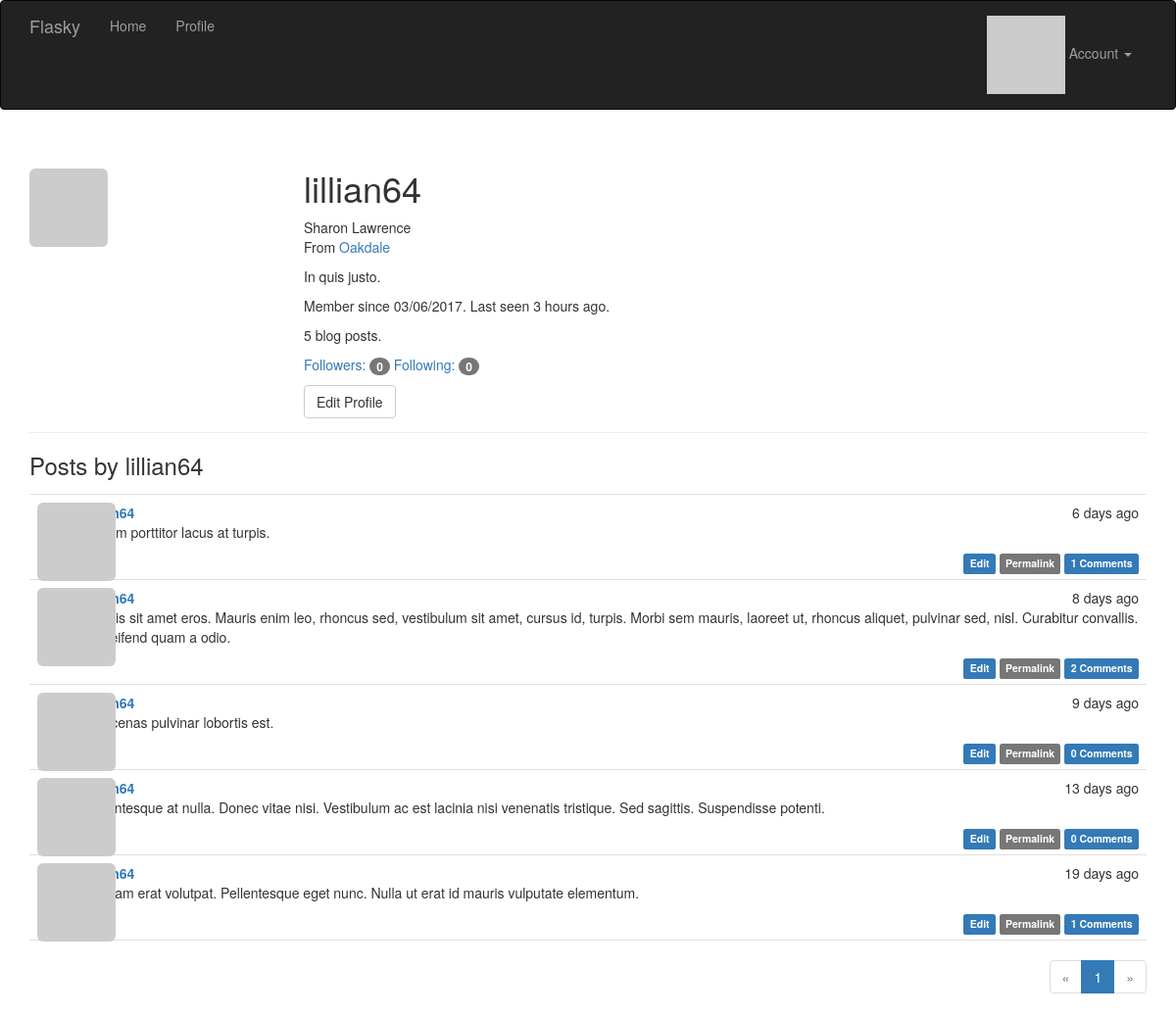
The app's page /user/lillian64 (signed in) with its own data.
### app/models.py (models this page shows, shortened)
class User(UserMixin,db.Model):
    __tablename__ = 'users'
    id = db.Column(db.Integer, primary_key=True)
    email = db.Column(db.String(64),unique=True,index=True)
    username = db.Column(db.String(64), unique=True, index=True)
    password_hash = db.Column(db.String(128))
    role_id = db.Column(db.Integer, db.ForeignKey('roles.id'))  # 定义外键
    confirmed = db.Column(db.Boolean,default=False) # 用户是否验证
    name = db.Column(db.String(64))
    location = db.Column(db.String(64)) # 所在地
    about_me = db.Column(db.Text()) # 个人简介，Text类型不需要指定长度
    member_since = db.Column(db.DateTime(),default=datetime.utcnow) # 注册时间，utcnow是一个函数
    last_seen = db.Column(db.DateTime(),default=datetime.utcnow)    # 最后访问时间
    avatar_hash = db.Column(db.String(32))  # 用户Gravatar头像hash值
    posts = db.relationship('Post',backref='author',lazy='dynamic')
    comments = db.relationship('Comment',backref='author',lazy='dynamic')
    followed = db.relationship('Follow',foreign_keys=[Follow.follower_id],
                               backref=db.backref('follower',lazy='joined'),
                               lazy='dynamic',cascade='all,delete-orphan')
    followers = db.relationship('Follow',foreign_keys=[Follow.followed_id],
                               backref = db.backref('followed',lazy='joined'),
                               lazy = 'dynamic',cascade='all,delete-orphan')
    @property
    def password(self):
        raise AttributeError('password is not a readable attribute')
    def can(self, permissions):
        return self.role is not None and \
            (self.role.permissions & permissions) == permissions
    def is_administrator(self):
        return self.can(Permission.ADMINISTER)
    def ping(self):
        self.last_seen = datetime.utcnow()
        db.session.add(self)
    def gravatar(self,size=100,default='identicon',rating='g'):
        if request.is_secure:
            url = 'https://secure.gravatar.com/avatar'
        else:
            url = 'http://www.gravatar.com/avatar'
        hash = self.avatar_hash or hashlib.md5(self.email.encode('utf-8')).hexdigest()
        return '{url}/{hash}?s={size}&d={default}&r={rating}'.format(
                url=url, hash=hash, size=size, default=default, rating=rating)

class Post(db.Model):
    __tablename__ = 'posts'
    id = db.Column(db.Integer,primary_key=True)
    body = db.Column(db.Text)
    timestamp = db.Column(db.DateTime,index=True,default=datetime.utcnow)
    author_id = db.Column(db.Integer,db.ForeignKey('users.id'))
    body_html = db.Column(db.Text)  # Markdown文本的HTML缓存
    comments = db.relationship('Comment',backref='post',lazy='dynamic')

### app/main/views.py (the view)
@main.route('/user/<username>')
def user(username):
    user = User.query.filter_by(username=username).first_or_404()
    page = request.args.get('page', 1, type=int)
    pagination = user.posts.order_by(Post.timestamp.desc()).paginate(
        page, per_page=current_app.config['FLASKY_POSTS_PER_PAGE'],
        error_out=False)
    posts = pagination.items
    return render_template('user.html', user=user, posts=posts,
                           pagination=pagination)

### app/auth/views.py (called while the page is built)
@auth.before_app_request
def before_request():
    if current_user.is_authenticated:
        current_user.ping()
        if  not current_user.confirmed\
            and request.endpoint[:5]!='auth.'\
            and request.endpoint!='static':
                return redirect(url_for('auth.unconfirmed'))

### app/main/__init__.py (called while the page is built)
@main.app_context_processor
def inject_permissions():
    return dict(Permission=Permission)

### app/models.py (called while the page is built)
@login_manager.user_loader
def load_user(user_id):
    return User.query.get(int(user_id)) #加载用户的回调函数接收以 Unicode 字符串形式表示的用户标识符

### app/templates/user.html (shortened to what this page needs)
{% extends "base.html" %}
{% import "_macros.html" as macros %}
{% block page_content %}
<div class="page-header">
    <img class="img-rounded profile-thumbnail" src="{{ user.gravatar(size=256) }}">
    <div class="profile-header">
        <h1>{{ user.username }}</h1>
        {% if user.name or user.location %}
        <p>
            {% if user.name %}{{ user.name }}<br>{% endif %}
            {% if user.location %}
                From <a href="http://maps.google.com/?q={{ user.location }}">{{ user.location }}</a><br>
            {% endif %}
        </p>
        {% endif %}
        {% if user.about_me %}<p>{{ user.about_me }}</p>{% endif %}
        <p>Member since {{ moment(user.member_since).format('L') }}.
            Last seen {{ moment(user.last_seen).fromNow() }}.</p>
        <p>{{ user.posts.count() }} blog posts.</p>
        <p>
            <a href="{{ url_for('.followers', username=user.username) }}">Followers:
                <span class="badge">{{ user.followers.count() - 1 }}</span>
            </a>
            <a href="{{ url_for('.followed_by', username=user.username) }}">Following:
                <span class="badge">{{ user.followed.count() - 1 }}</span>
            </a>
        </p>
        <p>
            {% if user == current_user %}
            <a class="btn btn-default" href="{{ url_for('.edit_profile') }}">Edit Profile</a>
            {% endif %}
        </p>
    </div>
</div>
<h3>Posts by {{ user.username }}</h3>
{% include '_posts.html' %}
{% if pagination %}
<div class="pagination">
    {{ macros.pagination_widget(pagination, '.user', username=user.username) }}
</div>
{% endif %}
{% endblock %}

### app/templates/base.html (shortened to what this page needs)
{% extends "bootstrap/base.html" %}
{% block head %}
{{ super() }}
<link rel="stylesheet" type="text/css" href="{{ url_for('static', filename='styles.css') }}">
{% endblock %}
{% block navbar %}
<div class="navbar navbar-inverse" role="navigation">
    <div class="container">
        <div class="navbar-header">
            <a class="navbar-brand" href="{{ url_for('main.index') }}">Flasky</a>
        </div>
        <div class="navbar-collapse collapse">
            <ul class="nav navbar-nav">
                <li><a href="{{ url_for('main.index') }}">Home</a></li>
                {% if current_user.is_authenticated %}
                <li><a href="{{ url_for('main.user', username=current_user.username) }}">Profile</a></li>
                {% endif %}
            </ul>
            <ul class="nav navbar-nav navbar-right">
                {% if current_user.is_authenticated %}
                <li class="dropdown">
                    <a href="#" class="dropdown-toggle" data-toggle="dropdown">
                        <img src="{{ current_user.gravatar(size=18) }}">
                        Account <b class="caret"></b>
                    </a>
                </li>
                {% else %}
                <li><a href="{{ url_for('auth.login') }}">Log In</a></li>
                {% endif %}
            </ul>
        </div>
    </div>
</div>
{% endblock %}
{% block content %}
<div class="container">
    {% block page_content %}{% endblock %}
</div>
{% endblock %}

### app/templates/_macros.html
{% macro pagination_widget(pagination, endpoint) %}
<ul class="pagination">
    <li{% if not pagination.has_prev %} class="disabled"{% endif %}>
        <a href="
            {% if pagination.has_prev %}{{ url_for(endpoint, page=pagination.prev_num, **kwargs) }}
            {% else %}#{% endif %}">
            &laquo;
        </a>
    </li>
    {% for p in pagination.iter_pages() %}
        {% if p %}
            {% if p == pagination.page %}
            <li class="active">
                <a href="{{ url_for(endpoint, page = p, **kwargs) }}">{{ p }}</a>
            </li>
            {% else %}
            <li>
                <a href="{{ url_for(endpoint, page = p, **kwargs) }}">{{ p }}</a>
            </li>
            {% endif %}
        {% else %}
        <li class="disabled"><a href="#">&hellip;</a></li>
        {% endif %}
    {% endfor %}
    <li{% if not pagination.has_next %} class="disabled"{% endif %}>
        <a href="
            {% if pagination.has_next %}{{ url_for(endpoint, page=pagination.next_num, **kwargs) }}
            {% else %}#{% endif %}">
            &raquo;
        </a>
    </li>
</ul>
{% endmacro %}

### app/templates/_posts.html
<ul class="posts">
    {% for post in posts %}
    <li class="post">
        <div class="post-thumbnail">
            <a href="{{ url_for('.user', username=post.author.username) }}">
                <img class="img-rounded profile-thumbnail" src="{{ post.author.gravatar(size=40) }}">
            </a>
        </div>
        <div class="post-content">
            <div class="post-date">{{ moment(post.timestamp).fromNow() }}</div>
            <div class="post-author">
                <a href="{{ url_for('.user', username=post.author.username) }}">{{ post.author.username }}</a>
            </div>
            <div class="post-body">
                {% if post.body_html %}
                    {{ post.body_html | safe }}
                {% else %}
                    {{ post.body }}
                {% endif %}
            </div>
            <div class="post-footer">
                {% if current_user == post.author %}
                <a href="{{ url_for('.edit', id=post.id) }}">
                    <span class="label label-primary">Edit</span>
                </a>
                {% elif current_user.is_administrator() %}
                <a href="{{ url_for('.edit', id=post.id) }}">
                    <span class="label label-danger">Edit [Admin]</span>
                </a>
                {% endif %}
                <a href="{{ url_for('.post', id=post.id) }}">
                    <span class="label label-default">Permalink</span>
                </a>
                <a href="{{ url_for('.post',id=post.id) }}#comments">
                    <span class="label label-primary">
                        {{ post.comments.count() }} Comments
                    </span>
                </a>
            </div>
        </div>
    </li>
    {% endfor %}
</ul>

### app/static/styles.css (style rules this page uses)
.profile-thumbnail { position: absolute; }
.profile-header { min-height: 260px; margin-left: 280px; }
ul.posts { list-style-type: none; padding: 0px; margin: 16px 0px 0px 0px; border-top: 1px solid #e0e0e0; }
ul.posts li.post { padding: 8px; border-bottom: 1px solid #e0e0e0; }
div.post-date { float: right; }
div.post-author { font-weight: bold; }
div.post-thumbnail { position: absolute; }
div.post-content { margin-left: 48px; min-height: 48px; }
div.post-footer { text-align: right; }
div.pagination { width: 100%; text-align: right; padding: 0px; margin: 0px; }

### records on screen
User: username "lillian64", name "Sharon Lawrence", location "Oakdale", about_me "In quis justo.", member_since "03/06/2017", last_seen "3 hours ago"
Post: timestamp "6 days ago", body_html "Nullam porttitor lacus at turpis.", comments.count "1"
Post: timestamp "8 days ago", body_html "Mauris sit amet eros. Mauris enim leo, rhoncus sed, vestibulum sit amet, cursus id, turpis. Morbi sem mauris, laoreet ut, rhoncus aliquet, pulvinar sed, nisl. Curabitur convallis. In eleifend quam a odio.", comments.count "2"
Post: timestamp "9 days ago", body_html "Maecenas pulvinar lobortis est.", comments.count "0"
Post: timestamp "13 days ago", body_html "Pellentesque at nulla. Donec vitae nisi. Vestibulum ac est lacinia nisi venenatis tristique. Sed sagittis. Suspendisse potenti.", comments.count "0"
Post: timestamp "19 days ago", body_html "Aliquam erat volutpat. Pellentesque eget nunc. Nulla ut erat id mauris vulputate elementum.", comments.count "1"

### other values on screen
{{ user.posts.count() }} "5"
{{ user.followers.count() - 1 }} "0"
{{ user.followed.count() - 1 }} "0"
{{ p }} "1"
